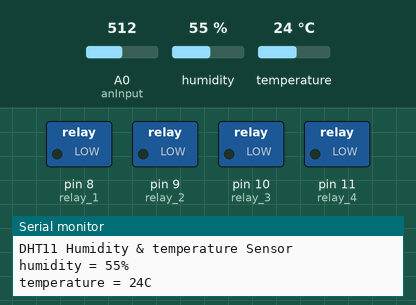
The sketch below on a simulated Arduino Uno, built with avr-gcc and run on an emulated ATmega328P. On the bench: switched loads named in the sketch (green lamp = pin HIGH), the last lines printed to the serial monitor. The test bench sets the inputs (shaded band); at power-on: humidity 55 %, A0 (anInput) = 512, temperature 24 °C.

Above: at 7.2 s.
7.3 s: humidity set to 79 %
13.2 s: humidity set to 82 %
At 18.6 s:
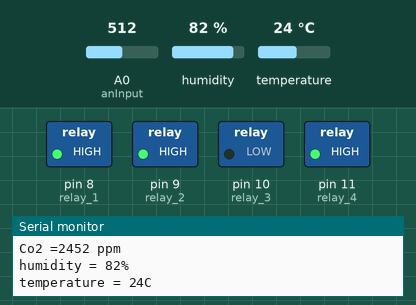
19.6 s: A0 (anInput) set to 152
25.3 s: A0 (anInput) set to 137
At 31.4 s:
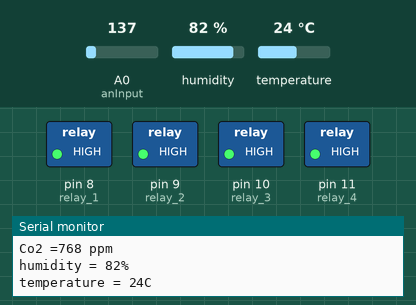
31.7 s: temperature set to 26 °C
At 36.7 s:
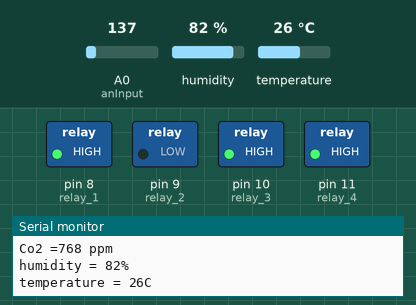
37.7 s: A0 (anInput) set to 306
At 39.9 s:
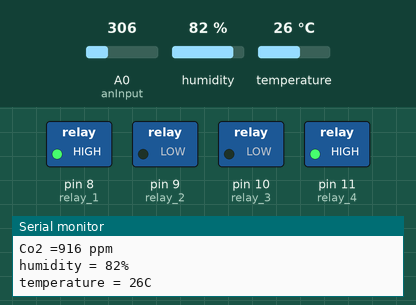
Timing chart, 0 to 41.4 s (numbered marks = the images above; inputs shaded):
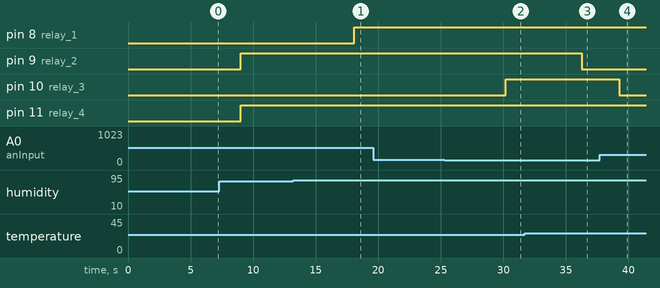

The sketch:

Temp_and_Humidity_Controller.ino
```cpp
#include <Wire.h>
#include <dht.h>
#include <LiquidCrystal_I2C.h>

#define dht_apin A1
#define anInput     A0
#define digTrigger   2
#define co2Zero     55
LiquidCrystal_I2C lcd(0x27, 16, 2);

int relay_1 = 8;
int relay_2 = 9;
int relay_3 = 10;
int relay_4 = 11;
int minhumidity = 80;
int maxtemp = 25;
int maxco2 = 800;


dht DHT;

void setup(){
  pinMode(anInput,INPUT);
  pinMode(digTrigger,INPUT);


  Serial.begin(9600);
  delay(5000);
  Serial.println("DHT11 Humidity & temperature Sensor\n\n");
  delay(1000);
  pinMode(relay_1, OUTPUT);
  pinMode(relay_2, OUTPUT);
  pinMode(relay_3, OUTPUT);
  pinMode(relay_4, OUTPUT);


}

void loop(){


    DHT.read11(dht_apin);
    int humidity = DHT.humidity;
    int temp = DHT.temperature;

    Serial.print("humidity = ");
    Serial.print(humidity);
    Serial.print("%  ");
    Serial.println();
    Serial.print("temperature = ");
    Serial.print(temp);
    Serial.println("C  ");


    int co2now[10];
    int co2raw = 0;
    int co2comp = 0;
    int co2ppm = 0;
    int zzz = 0;
    int co2 = 0;
    for (int x = 0;x<10;x++){
      co2now[x]=analogRead(A0);
      delay(200);
    }
    for (int x = 0;x<10;x++){
      zzz=zzz + co2now[x];
    }
    co2raw = zzz/10;
    co2comp = co2raw - co2Zero;
    co2ppm = map(co2comp,0,1024,400,5000);
    co2 = co2ppm;
    Serial.print("Co2 =");
    Serial.print(co2);
    Serial.print(" ppm");
    Serial.println();

    delay(1000);


    if(humidity <= 80 ){
      digitalWrite(relay_1, LOW);
    }else{
      digitalWrite(relay_1, HIGH);
    }
    if(temp >= 25 ){
      digitalWrite(relay_2, LOW);
    }else{
      digitalWrite(relay_2, HIGH);
    }
    if(co2 >= 800 ){
      digitalWrite(relay_3, LOW);
    }else{
      digitalWrite(relay_3, HIGH);
    }
    digitalWrite(11, HIGH);


}
```

Measured:
- the behaviour switches between 80 and 81 % on humidity (found by bisection; images 0 and 1)
- the behaviour switches between 145 and 144 on A0 (anInput) (found by bisection; images 1 and 2)
- the behaviour switches between 24 and 25 °C on temperature (found by bisection; images 2 and 3)
- after the input at 13.2 s, pin 8 (relay_1): LOW → HIGH after 4.9 s
- after the input at 25.3 s, pin 10 (relay_3): LOW → HIGH after 4.9 s
- after the input at 31.7 s, pin 9 (relay_2): HIGH → LOW after 4.6 s
- after the input at 37.7 s, pin 10 (relay_3): HIGH → LOW after 1.6 s
